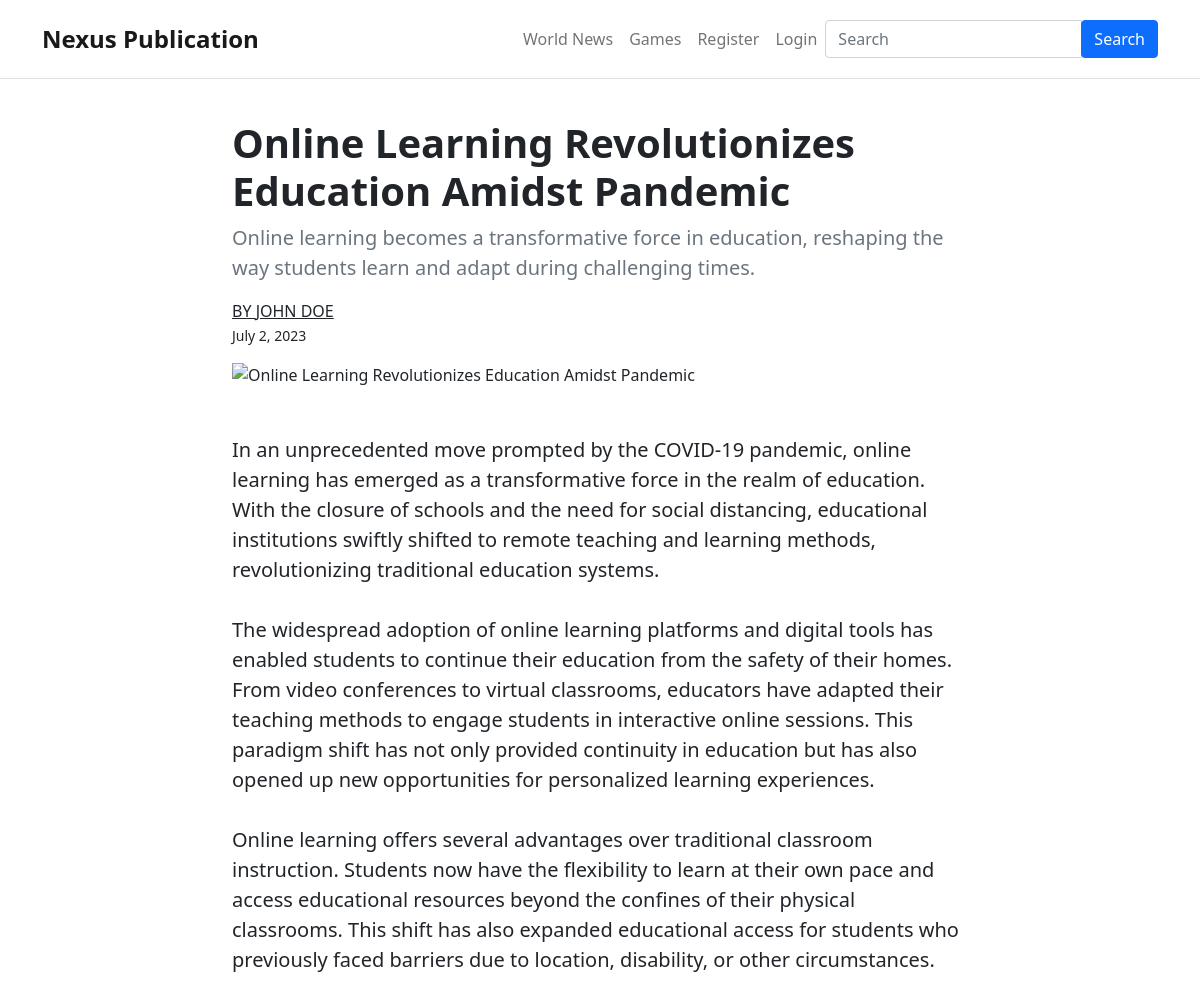
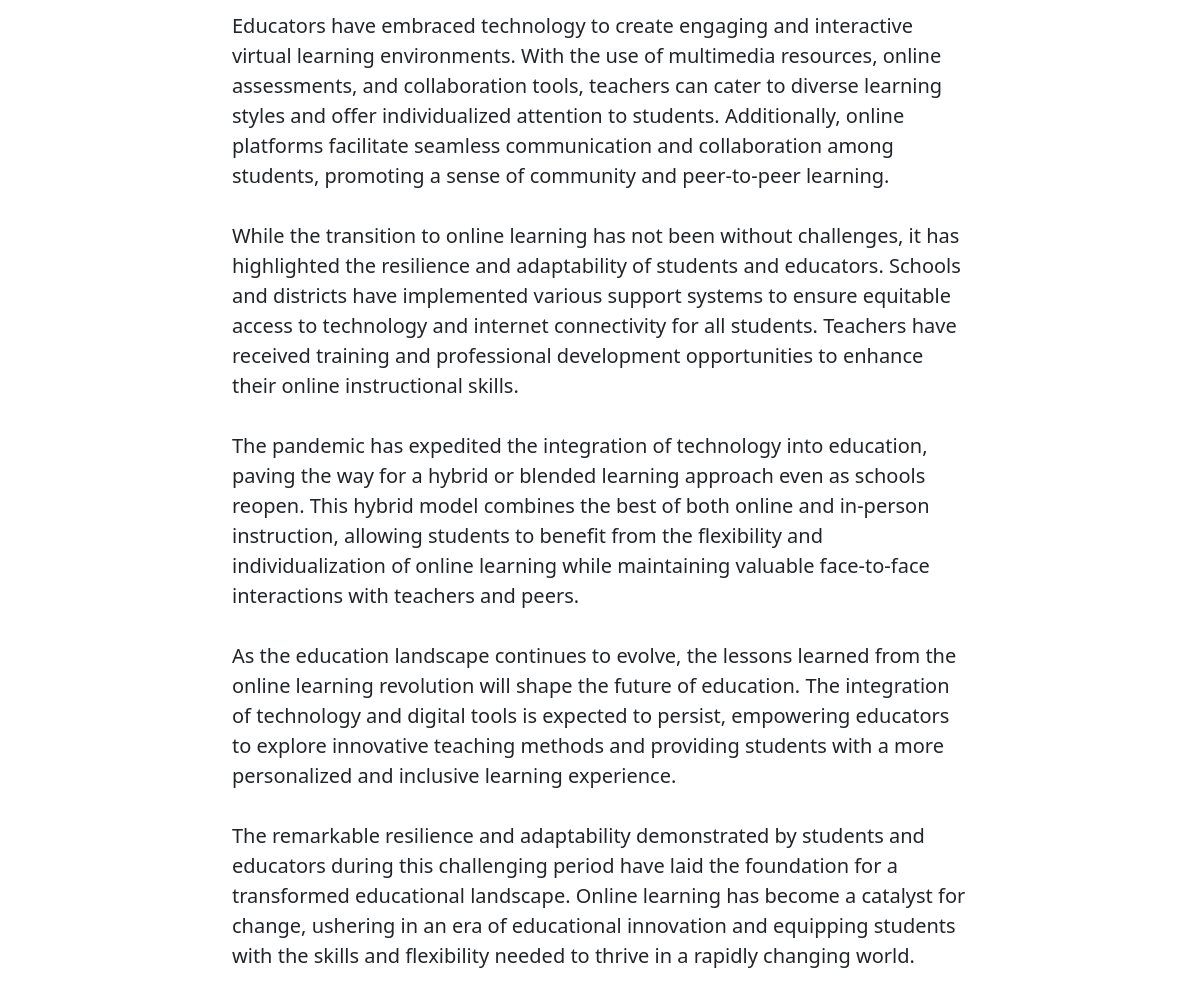
The app's page /article/1 with its own data (2 pictures, top to bottom).
### nexus_pub/models.py (models this page shows, shortened)
class Article(models.Model):
    title = models.CharField(max_length=200)
    description = models.CharField(blank=True, max_length=500)
    category = models.ForeignKey(Category, on_delete=models.CASCADE, related_name="article_category")
    author = models.ForeignKey(Staff, on_delete=models.CASCADE, related_name="article_author")
    date_published = models.DateField()
    content = models.TextField(default='')
    image = models.URLField(default=settings.DEFAULT_IMAGE)

class Staff(models.Model):
    name = models.CharField(max_length=100)
    position = models.CharField(blank=True, max_length=100)
    picture = models.URLField(default=settings.DEFAULT_IMAGE)
    description = models.TextField()
    email = models.EmailField()
    def __str__(self):
        return self.name

### nexus_pub/views.py (the view)
# urls.py: path('article/<int:id>', views.view_article, name="view_article"),
def view_article(request, id):
    articles = Article.objects.get(pk=id)
    return render(request, 'nexus_pub/article.html', {
        "article": articles,
    })

### nexus_pub/models.py (called while the page is built)
    def __str__(self):
        return self.category

### nexus_pub/templates/nexus_pub/article.html (shortened to what this page needs)
{% extends "nexus_pub/layout.html" %}
{% block body %}
<article class="container">
    <div class="row">
        <div class="col-lg-8 offset-lg-2">
            <h1 class="fs-1 fw-bold mt-3">{{ article.title }}</h1>
            <p class="lead text-muted">{{ article.description }}</p>
            <p>
                <a href="{% url 'view_staff' name=article.author %}" class="text-uppercase text-reset">By {{ article.author }}</a><br>
                <span class="small">{{ article.date_published }}</span>
            </p>
            {% if article.image %}
            <img src="{{ article.image }}" alt="{{ article.title }}" class="img-fluid mb-4 w-100">
            {% endif %}
            <div class="my-4 fs-5">{{ article.content|linebreaksbr|safe }}</div>
        </div>
    </div>
</article>
{% endblock %}

### nexus_pub/templates/nexus_pub/layout.html (shortened to what this page needs)
<!DOCTYPE html>
<html lang="en">
<head>
    <link href="https://cdn.jsdelivr.net/npm/bootstrap@5.0.2/dist/css/bootstrap.min.css" rel="stylesheet"
>
</head>
<body>
    <nav class="navbar navbar-expand-xl navbar-light py-3 border-bottom align-items-center mb-4 mb-lg-0">
        <div class="container">
            <a class="navbar-brand fw-bolder fs-4" href="{% url 'index' %}">Nexus Publication</a>
            <div class="collapse navbar-collapse" id="navbarNav">
                <ul class="navbar-nav mr-auto">
                    <li class="nav-item">
                        <a class="nav-link" href="{% url 'world_news' %}">World News</a>
                    </li>
                    <li class="nav-item">
                        <a class="nav-link" href="#">Games</a>
                    </li>
                    {% if user.is_authenticated %}
                    <li class="nav-item">
                        <a href="#" class="nav-link">{{ user.username }}</a>
                    </li>
                    <li class="nav-item">
                        <a href="{% url 'logout' %}" class="nav-link">Logout</a>
                    </li>
                    {% else %}
                    <li class="nav-item">
                        <a class="nav-link" data-bs-toggle="modal" data-bs-target="#registerModal">Register</a>
                    </li>
                    <li class="nav-item">
                        <a class="nav-link" data-bs-toggle="modal" data-bs-target="#loginModal">Login</a>
                    </li>
                    {% endif %}
                </ul>
                <form action="{% url 'search' %}" method="GET">
                    <div class="input-group">
                        <input type="text" class="form-control" name="q" placeholder="Search">
                        <div class="input-group-append">
                            <button class="btn btn-primary" type="submit">Search</button>
                        </div>
                    </div>
                </form>
            </div>
        </div>
    </nav>
    <main class="content">
        {% block body %}
        {% endblock %}
    </main>
</body>
</html>

### nexus_pub/templates/nexus_pub/layout.html (style rules this page uses)
.navbar-collapse { flex-grow: 0; }

### records on screen
Article: title "Online Learning Revolutionizes Education Amidst Pandemic", description "Online learning becomes a transformative force in education, reshaping the way students learn and adapt during challenging times.", author "JOHN DOE", date_published "July 2, 2023", content "In an unprecedented move prompted by the COVID-19 pandemic, online learning has emerged as a transformative force in the realm of education. With the closure of schools and the need for social distancing, educational institutions swiftly shifted to remote teaching and learning methods, revolutionizing traditional education systems. The widespread adoption of online learning platforms and digital tools has enabled students to continue their education from the safety of their homes. From video conferences to virtual classrooms, educators have adapted their teaching methods to engage students in interactive online sessions. This paradigm shift has not only provided continuity in education but…"
